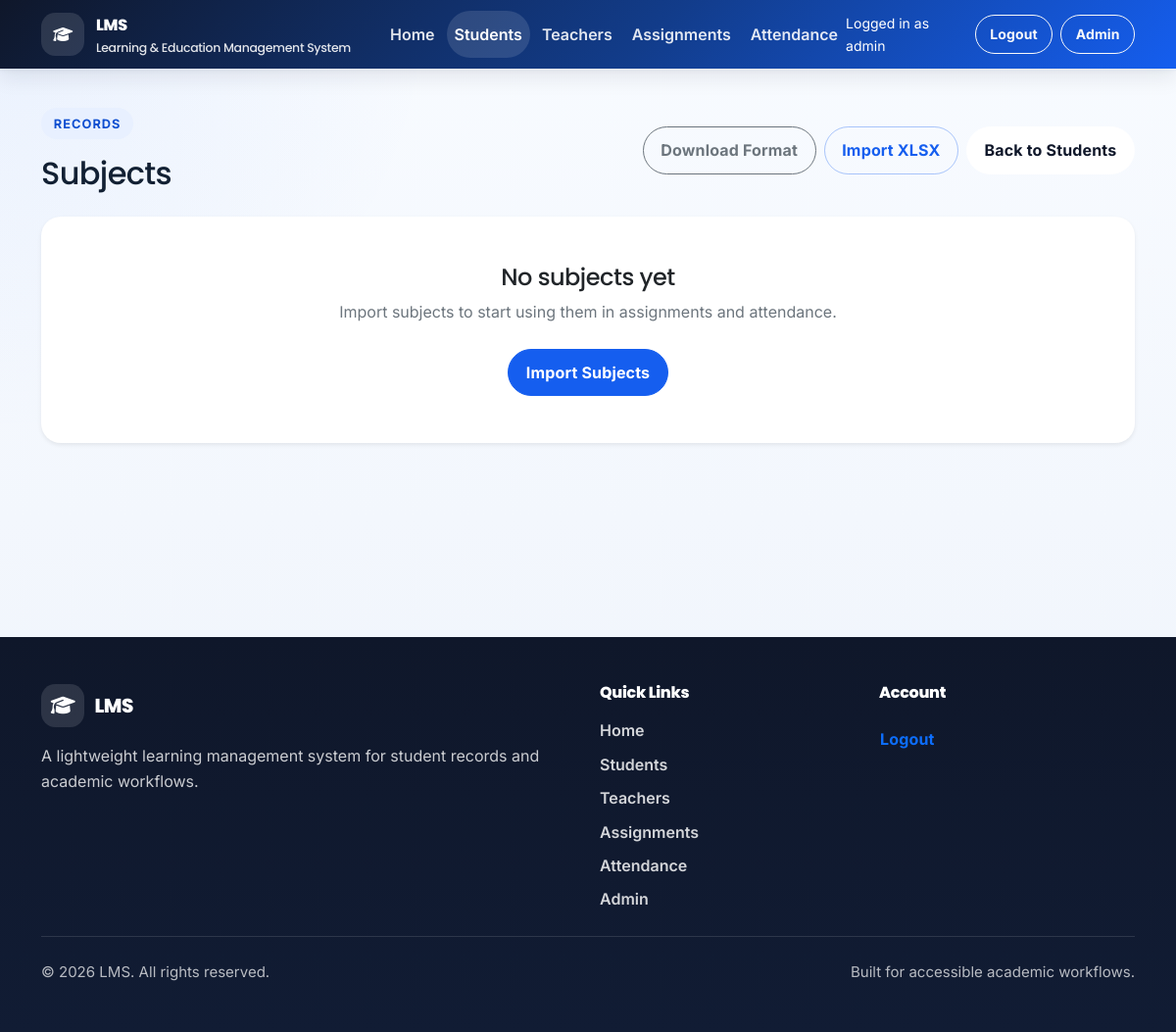
Page /students/subjects/ (signed in) on the earlier database version.
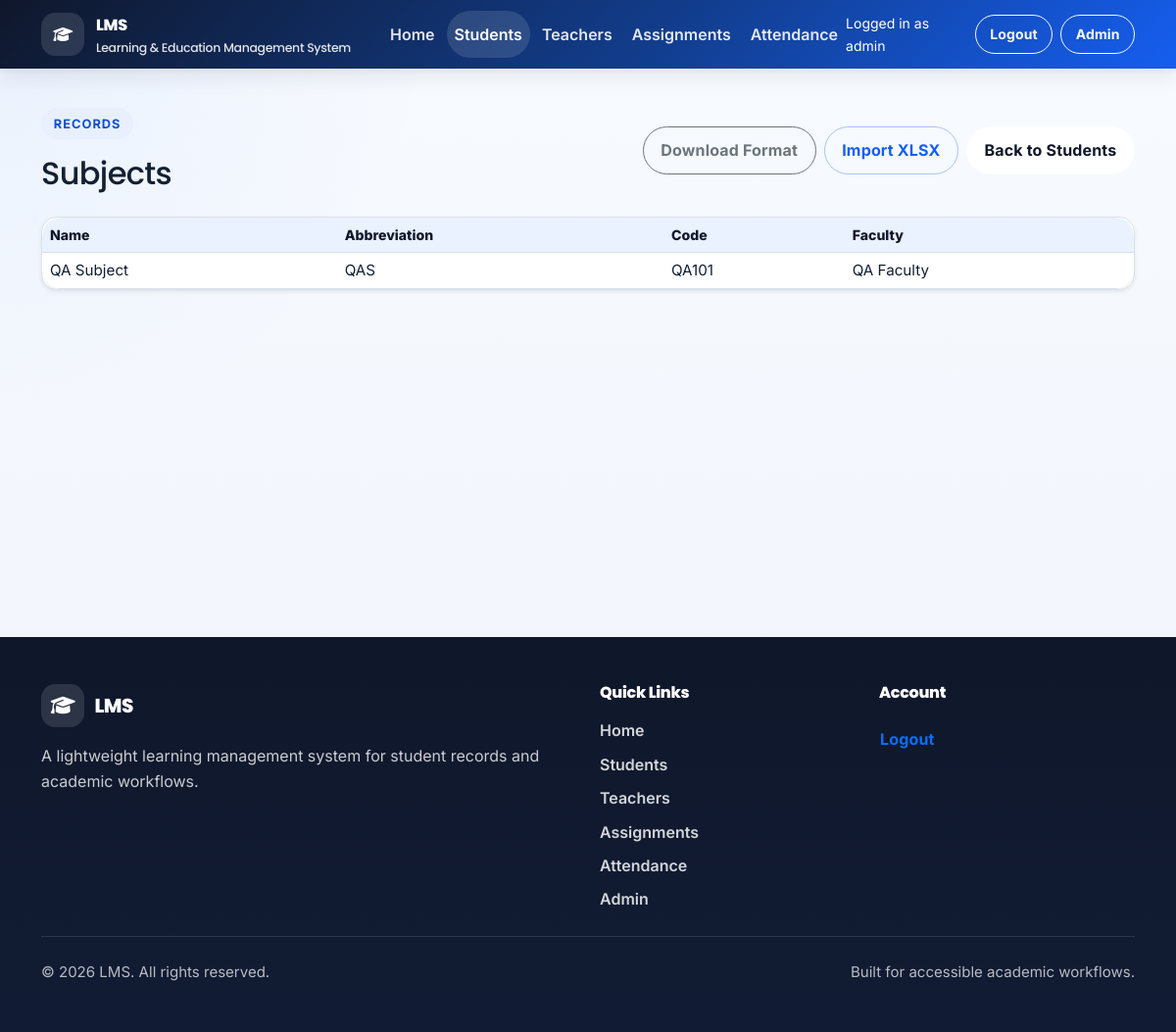
Same page on the later database version.
### student/models.py (models this page shows, shortened)
class Subject(models.Model):
    name = models.CharField(max_length=150, unique=True)
    code = models.CharField(max_length=30, unique=True, null=True, blank=True, default=None)
    abbreviation = models.CharField(max_length=20, unique=True, null=True, blank=True, default=None)
    faculty = models.ForeignKey(
        Faculty,
        on_delete=models.SET_NULL,
        null=True,
        blank=True,
        default=None,
        related_name='subjects',
    )

class Faculty(models.Model):
    name = models.CharField(max_length=150, unique=True)
    objects = FacultyManager()
    def __str__(self):
        return self.name

### student/views.py (the view)
# urls.py: path('subjects/', SubjectListView.as_view(), name='subject-list'),
class SubjectListView(LoginRequiredMixin, AdminOnlyMixin, ListView):
    model = Subject
    template_name = 'student/subject_list.html'
    context_object_name = 'subjects'
    def get_queryset(self):
        return Subject.objects.select_related('faculty').order_by('faculty__name', 'name')

### LMS/context_processors.py (called while the page is built)
def role_flags(request):
    user = request.user
    student_profile = get_student_profile(user)
    teacher_profile = get_teacher_profile(user)
    admin_user = is_admin_user(user)
    return {
        'has_student_profile': bool(student_profile),
        'has_teacher_profile': bool(teacher_profile),
        'is_admin': admin_user,
        'logged_in_name': get_logged_in_name(user),
        'current_student': student_profile,
        'current_teacher': teacher_profile,
        'can_manage_academic_records': can_manage_academic_records(user),
        'is_student_user': bool(student_profile),
        'is_teacher_user': bool(teacher_profile),
        'is_admin_like_user': admin_user,
        'current_user_display_name': get_logged_in_name(user),
    }

### LMS/roles.py (called while the page is built)
def get_student_profile(user):
    if not user or isinstance(user, AnonymousUser):
        return None
    return getattr(user, 'student_profile', None)

def get_teacher_profile(user):
    if not user or isinstance(user, AnonymousUser):
        return None
    return getattr(user, 'teacher_profile', None)

def is_admin_user(user):
    return bool(user and user.is_authenticated and (user.is_staff or user.is_superuser))

### LMS/templates/student/subject_list.html (shortened to what this page needs)
{% extends 'base.html' %}
{% block content %}
<section class="container py-4">
	<div class="d-flex flex-wrap justify-content-between align-items-center gap-3 mb-4">
		<div>
			<span class="eyebrow">Records</span>
			<h1 class="h2 mb-0">Subjects</h1>
		</div>
		<div class="d-flex flex-wrap align-items-center gap-2">
			<a class="btn btn-outline-secondary" href="{% url 'student:subject-import-template' %}">Download Format</a>
			<a class="btn btn-outline-primary" href="{% url 'student:subject-import' %}">Import XLSX</a>
			<a class="btn btn-light" href="{% url 'student:student-list' %}">Back to Students</a>
		</div>
	</div>
	{% if subjects %}
		<div class="table-responsive shadow-sm rounded-4 overflow-hidden bg-white border">
			<table class="table table-compact align-middle mb-0">
				<thead class="table-light">
					<tr>
						<th>Name</th>
						<th>Abbreviation</th>
						<th>Code</th>
						<th>Faculty</th>
					</tr>
				</thead>
				<tbody>
					{% for subject in subjects %}
						<tr>
							<td>{{ subject.name }}</td>
							<td>{{ subject.abbreviation|default:'-' }}</td>
							<td>{{ subject.code|default:'-' }}</td>
							<td>{{ subject.faculty|default:'-' }}</td>
						</tr>
					{% endfor %}
				</tbody>
			</table>
		</div>
	{% else %}
		<div class="empty-state card border-0 shadow-sm">
			<div class="card-body p-5 text-center">
				<h2 class="h4">No subjects yet</h2>
				<p class="text-secondary mb-4">Import subjects to start using them in assignments and attendance.</p>
				<a class="btn btn-primary" href="{% url 'student:subject-import' %}">Import Subjects</a>
			</div>
		</div>
	{% endif %}
</section>
{% endblock %}

Differences in the rows shown:
added Subject: name "QA Subject", abbreviation "QAS", code "QA101", faculty "QA Faculty"
Other differences:
text no longer shown: "No subjects yet Import subjects to start using them in assignments and attendance. Import Subjects"
text now shown: "Name Abbreviation Code Faculty"
